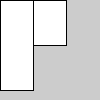
Frame 1 (no input)
Frame 60 (the mouse pressed at the canvas centre just before this capture): identical to frame 1, image omitted
Frame 120 (the mouse held since frame 60 and released just before this capture): identical to frame 1, image omitted

The Processing sketch that drew this single still picture (run headless with seeded random() and noise(); from frame 60 on, the mouse is pressed at the canvas centre):

// Processing sketch: QuintonNoakes_PE_2_6_22
// ── QuintonNoakes_PE_2_6_22.pde


int d= 45;

void setup(){
  size (100,100);
  int d=90;
  rect( 0, 0, 33, d );
}

void draw(){
  rect(33, 0, 33, d);
}
